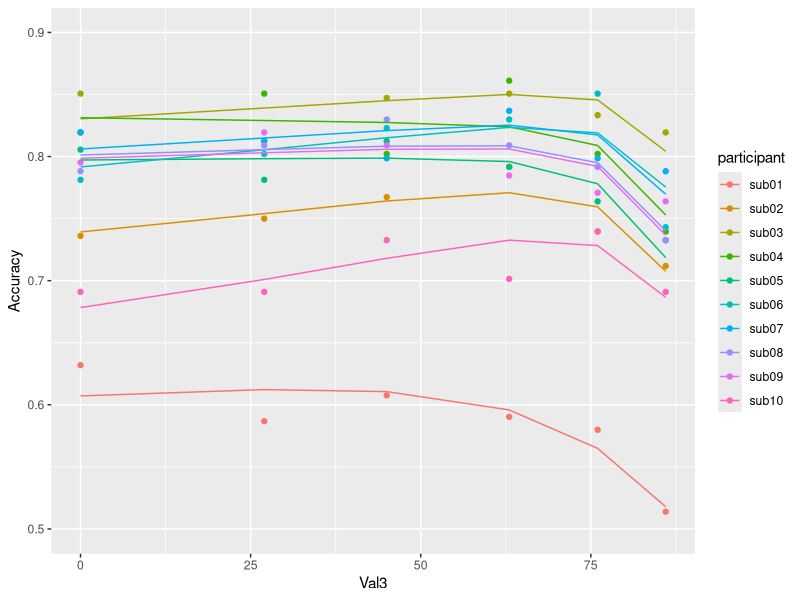

Write the R code that produced this figure.
#+ message = F
library(tidyverse)
library(data.table)


#'# data loading
dat <- fread("exp1_data_behavior.csv", sep = ",", header = T)
dat <- mutate(dat, Corr = ifelse(ChosenITM == CorrectITM, 1, 0))
#dat <- subset(dat, dat$participant != "sub01")
dat <- na.omit(dat)


#'# functions
fs_dnm <- function(Val3, Corr) {
    guess <- c(0.5, 2.22 * 10e-3)
    params <- list("Val3" = Val3, "Corr" = Corr) # input vector
    
    fit <- suppressWarnings(optim(par = guess, fn = deviance, gr = NULL, method = "L-BFGS-B", parameters = params,
                                  lower = c(0.001, -5), upper = c(20, 5),
                                  control = list("maxit" = 100000,
                                                 "parscale" = c(0.005, 0.0002)))) # 0.03, 0.002
    
    est <- data.frame(sH = fit$par[1], w = fit$par[2], dev = fit$value)
    return(est)
}

deviance <- function(x, parameters) {
    Val3 <- parameters$Val3
    Corr <- parameters$Corr
    
    sH = x[1]
    w = x[2]
    
    Vcu <- as.data.frame(cbind(100, 90, Val3))/100
    colnames(Vcu) <- c("V1", "V2", "V3")
    Vcu <- mutate(Vcu, sumVcu = V1 + V2 + V3)
    Vcu <- mutate(Vcu, normalizer = sH + w * sumVcu)
    M <- Vcu[, 1:3]/Vcu$normalizer
    M <- mutate(M, P = exp(V1) / (exp(V1) + exp(V2) + exp(V3)))
    M <- mutate(M, P = ifelse(P < .01, .01, P)) #adjustments to avoid punishing models too much for very unlikely predictions
    M <- mutate(M, P = ifelse(P > .99, .99, P)) #adjustments to avoid punishing models too much for very unlikely predictions
    M$Corr <- Corr
    
    dev = -2 * sum(M$Corr * log(M$P) + (1 - M$Corr) * log(1 - M$P))
    return(dev)
}


#'# individual fittings
fits <- c()

for (sub in unique(dat$participant)) {
    d <- subset(dat, dat$participant == sub)
    Val3 <- d$Val3
    Corr <- d$Corr
    f <- tryCatch(fs_dnm(Val3, Corr), error = function(e){f = cbind(NA, NA, NA)}) 
    colnames(f) <- c("sH", "w", "dev")
    fits <- try(rbind(fits, cbind(f, sub)))
    fits <- na.omit(fits)
    fits$sH <- as.numeric(fits$sH)
    fits$w <- as.numeric(fits$w)
    fits$dev <- as.numeric(fits$dev)
}


#'# visualization 
prediction <- c()

for (subj in unique(fits$sub)) {
    f <- subset(fits, fits$sub == subj)
    
    pred <- c(
        exp(1 / (f[1] + f[2] * 1.90)) / ( exp(1 / (f[1] + f[2] * 1.90)) + exp(0.9 / (f[1] + f[2] * 1.90)) + exp(0 / (f[1] + f[2] * 1.90)) ),
        exp(1 / (f[1] + f[2] * 2.17)) / ( exp(1 / (f[1] + f[2] * 2.17)) + exp(0.9 / (f[1] + f[2] * 2.17)) + exp(0.27 / (f[1] + f[2] * 2.17)) ),
        exp(1 / (f[1] + f[2] * 2.35)) / ( exp(1 / (f[1] + f[2] * 2.35)) + exp(0.9 / (f[1] + f[2] * 2.35)) + exp(0.45 / (f[1] + f[2] * 2.35)) ),
        exp(1 / (f[1] + f[2] * 2.53)) / ( exp(1 / (f[1] + f[2] * 2.53)) + exp(0.9 / (f[1] + f[2] * 2.53)) + exp(0.63 / (f[1] + f[2] * 2.53)) ),
        exp(1 / (f[1] + f[2] * 2.66)) / ( exp(1 / (f[1] + f[2] * 2.66)) + exp(0.9 / (f[1] + f[2] * 2.66)) + exp(0.76 / (f[1] + f[2] * 2.66)) ),
        exp(1 / (f[1] + f[2] * 2.76)) / ( exp(1 / (f[1] + f[2] * 2.76)) + exp(0.9 / (f[1] + f[2] * 2.76)) + exp(0.86 / (f[1] + f[2] * 2.76)) ))
    
    pred <- as.numeric(pred)
    pred <- as.data.frame(cbind(pred, subj))
    prediction <- rbind(prediction, pred)
}

dat %>%
    group_by(participant, Val3) %>%
    summarise(Accuracy = mean(Corr)) -> acc

acc <- subset(acc, acc$participant %in% unique(fits$sub))
acc <- cbind(acc, prediction)
acc$pred <- as.numeric(acc$pred)

dnm2 <- ggplot(acc) + geom_point(aes(x = Val3, y = Accuracy, color = participant)) +
    geom_line(mapping = aes(x = Val3, y = pred, color = participant)) + ylim(0.5, 0.9)
dnm2

fits_dnm2 <- fits
fits_dnm2 <- mutate(fits_dnm2, aic = dev + 4)